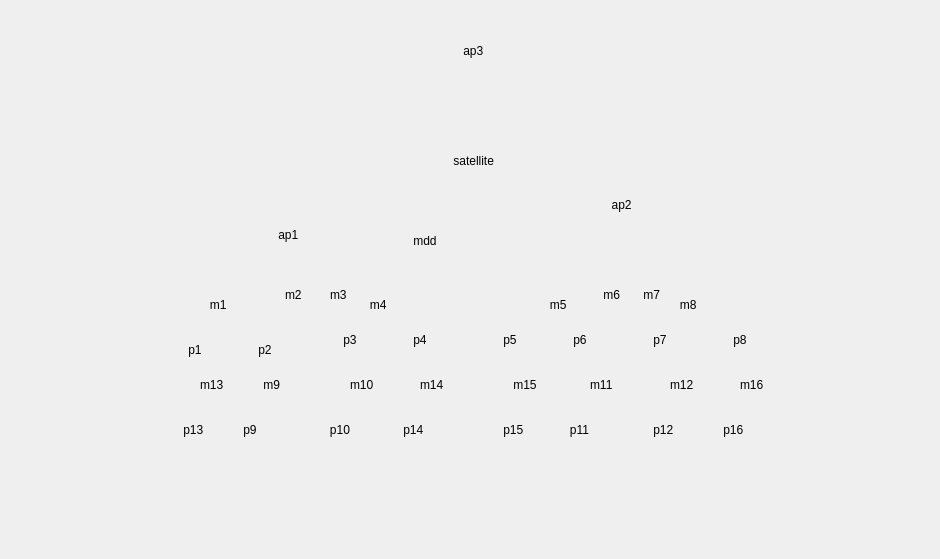
     <widget class="QWidget" name="tab_2">
      <attribute name="title">
       <string>动态显示</string>
      </attribute>
      <widget class="QLabel" name="label_m3">
       <property name="geometry">
        <rect>
         <x>330</x>
         <y>270</y>
         <width>30</width>
         <height>50</height>
        </rect>
       </property>
       <property name="text">
        <string>m3</string>
       </property>
      </widget>
      <widget class="QLabel" name="label_top_6">
       <property name="geometry">
        <rect>
         <x>560</x>
         <y>300</y>
         <width>80</width>
         <height>80</height>
        </rect>
       </property>
       <property name="text">
        <string>    p6</string>
       </property>
      </widget>
      <widget class="QLabel" name="label_m7">
       <property name="geometry">
        <rect>
         <x>640</x>
         <y>270</y>
         <width>30</width>
         <height>50</height>
        </rect>
       </property>
       <property name="text">
        <string> m7</string>
       </property>
      </widget>
      <widget class="QLabel" name="label_m2">
       <property name="geometry">
        <rect>
         <x>285</x>
         <y>270</y>
         <width>30</width>
         <height>50</height>
        </rect>
       </property>
       <property name="text">
        <string>m2</string>
       </property>
      </widget>
      <widget class="QLabel" name="label_m11">
       <property name="geometry">
        <rect>
         <x>590</x>
         <y>360</y>
         <width>30</width>
         <height>50</height>
        </rect>
       </property>
       <property name="text">
        <string>m11</string>
       </property>
      </widget>
      <widget class="QLabel" name="label_top_7">
       <property name="geometry">
        <rect>
         <x>640</x>
         <y>300</y>
         <width>80</width>
         <height>80</height>
        </rect>
       </property>
       <property name="text">
        <string>    p7</string>
       </property>
      </widget>
      <widget class="QLabel" name="label_m5">
       <property name="geometry">
        <rect>
         <x>540</x>
         <y>270</y>
         <width>70</width>
         <height>70</height>
        </rect>
       </property>
       <property name="text">
        <string>   m5</string>
       </property>
      </widget>
      <widget class="QLabel" name="label_top_3">
       <property name="geometry">
        <rect>
         <x>330</x>
         <y>300</y>
         <width>80</width>
         <height>80</height>
        </rect>
       </property>
       <property name="text">
        <string>    p3</string>
       </property>
      </widget>
      <widget class="QLabel" name="label_top_8">
       <property name="geometry">
        <rect>
         <x>720</x>
         <y>300</y>
         <width>80</width>
         <height>80</height>
        </rect>
       </property>
       <property name="text">
        <string>    p8</string>
       </property>
      </widget>
      <widget class="QLabel" name="label_m8">
       <property name="geometry">
        <rect>
         <x>670</x>
         <y>270</y>
         <width>70</width>
         <height>70</height>
        </rect>
       </property>
       <property name="text">
        <string>   m8</string>
       </property>
      </widget>
      <widget class="QLabel" name="label_m9">
       <property name="geometry">
        <rect>
         <x>260</x>
         <y>360</y>
         <width>30</width>
         <height>50</height>
        </rect>
       </property>
       <property name="text">
        <string> m9</string>
       </property>
      </widget>
      <widget class="QLabel" name="label_top_12">
       <property name="geometry">
        <rect>
         <x>640</x>
         <y>390</y>
         <width>80</width>
         <height>80</height>
        </rect>
       </property>
       <property name="text">
        <string>    p12</string>
       </property>
      </widget>
      <widget class="QLabel" name="label_m6">
       <property name="geometry">
        <rect>
         <x>600</x>
         <y>270</y>
         <width>30</width>
         <height>50</height>
        </rect>
       </property>
       <property name="text">
        <string> m6</string>
       </property>
      </widget>
      <widget class="QLabel" name="label_top_1">
       <property name="geometry">
        <rect>
         <x>175</x>
         <y>310</y>
         <width>80</width>
         <height>80</height>
        </rect>
       </property>
       <property name="text">
        <string>    p1</string>
       </property>
      </widget>
      <widget class="QLabel" name="label_top_11">
       <property name="geometry">
        <rect>
         <x>560</x>
         <y>390</y>
         <width>80</width>
         <height>80</height>
        </rect>
       </property>
       <property name="text">
        <string>   p11</string>
       </property>
      </widget>
      <widget class="QLabel" name="label_top_4">
       <property name="geometry">
        <rect>
         <x>400</x>
         <y>300</y>
         <width>80</width>
         <height>80</height>
        </rect>
       </property>
       <property name="text">
        <string>    p4</string>
       </property>
      </widget>
      <widget class="QLabel" name="label_top_9">
       <property name="geometry">
        <rect>
         <x>230</x>
         <y>390</y>
         <width>80</width>
         <height>80</height>
        </rect>
       </property>
       <property name="text">
        <string>    p9</string>
       </property>
      </widget>
      <widget class="QLabel" name="label_ap2">
       <property name="geometry">
        <rect>
         <x>575</x>
         <y>130</y>
         <width>200</width>
         <height>150</height>
        </rect>
       </property>
       <property name="text">
        <string>           ap2</string>
       </property>
      </widget>
      <widget class="QLabel" name="label_top_10">
       <property name="geometry">
        <rect>
         <x>320</x>
         <y>390</y>
         <width>80</width>
         <height>80</height>
        </rect>
       </property>
       <property name="text">
        <string>   p10</string>
       </property>
      </widget>
      <widget class="QLabel" name="label_top_5">
       <property name="geometry">
        <rect>
         <x>490</x>
         <y>300</y>
         <width>80</width>
         <height>80</height>
        </rect>
       </property>
       <property name="text">
        <string>    p5</string>
       </property>
      </widget>
      <widget class="QLabel" name="label_ap1">
       <property name="geometry">
        <rect>
         <x>245</x>
         <y>160</y>
         <width>180</width>
         <height>150</height>
        </rect>
       </property>
       <property name="text">
        <string>          ap1</string>
       </property>
      </widget>
      <widget class="QLabel" name="label_m10">
       <property name="geometry">
        <rect>
         <x>350</x>
         <y>360</y>
         <width>30</width>
         <height>50</height>
        </rect>
       </property>
       <property name="text">
        <string>m10</string>
       </property>
      </widget>
      <widget class="QLabel" name="label_m4">
       <property name="geometry">
        <rect>
         <x>360</x>
         <y>270</y>
         <width>70</width>
         <height>70</height>
        </rect>
       </property>
       <property name="text">
        <string>   m4</string>
       </property>
      </widget>
      <widget class="QLabel" name="label_m1">
       <property name="geometry">
        <rect>
         <x>200</x>
         <y>270</y>
         <width>70</width>
         <height>70</height>
        </rect>
       </property>
       <property name="text">
        <string>   m1</string>
       </property>
      </widget>
      <widget class="QLabel" name="label_m12">
       <property name="geometry">
        <rect>
         <x>670</x>
         <y>360</y>
         <width>30</width>
         <height>50</height>
        </rect>
       </property>
       <property name="text">
        <string>m12</string>
       </property>
      </widget>
      <widget class="QLabel" name="label_top_2">
       <property name="geometry">
        <rect>
         <x>245</x>
         <y>310</y>
         <width>80</width>
         <height>80</height>
        </rect>
       </property>
       <property name="text">
        <string>    p2</string>
       </property>
      </widget>
      <widget class="QLabel" name="label_broad">
       <property name="geometry">
        <rect>
         <x>50</x>
         <y>0</y>
         <width>881</width>
         <height>550</height>
        </rect>
       </property>
       <property name="text">
        <string>&lt;html&gt;&lt;head/&gt;&lt;body&gt;&lt;p&gt;&lt;br/&gt;&lt;/p&gt;&lt;/body&gt;&lt;/html&gt;</string>
       </property>
      </widget>
      <widget class="QLabel" name="label_top_13">
       <property name="geometry">
        <rect>
         <x>170</x>
         <y>390</y>
         <width>80</width>
         <height>80</height>
        </rect>
       </property>
       <property name="text">
        <string>    p13</string>
       </property>
      </widget>
      <widget class="QLabel" name="label_m13">
       <property name="geometry">
        <rect>
         <x>200</x>
         <y>360</y>
         <width>30</width>
         <height>50</height>
        </rect>
       </property>
       <property name="text">
        <string>m13</string>
       </property>
      </widget>
      <widget class="QLabel" name="label_m14">
       <property name="geometry">
        <rect>
         <x>420</x>
         <y>360</y>
         <width>30</width>
         <height>50</height>
        </rect>
       </property>
       <property name="text">
        <string>m14</string>
       </property>
      </widget>
      <widget class="QLabel" name="label_m15">
       <property name="geometry">
        <rect>
         <x>510</x>
         <y>360</y>
         <width>30</width>
         <height>50</height>
        </rect>
       </property>
       <property name="text">
        <string> m15</string>
       </property>
      </widget>
      <widget class="QLabel" name="label_m16">
       <property name="geometry">
        <rect>
         <x>740</x>
         <y>360</y>
         <width>30</width>
         <height>50</height>
        </rect>
       </property>
       <property name="text">
        <string>m16</string>
       </property>
      </widget>
      <widget class="QLabel" name="label_top_14">
       <property name="geometry">
        <rect>
         <x>390</x>
         <y>390</y>
         <width>80</width>
         <height>80</height>
        </rect>
       </property>
       <property name="text">
        <string>    p14</string>
       </property>
      </widget>
      <widget class="QLabel" name="label_top_15">
       <property name="geometry">
        <rect>
         <x>490</x>
         <y>390</y>
         <width>80</width>
         <height>80</height>
        </rect>
       </property>
       <property name="text">
        <string>    p15</string>
       </property>
      </widget>
      <widget class="QLabel" name="label_top_16">
       <property name="geometry">
        <rect>
         <x>710</x>
         <y>390</y>
         <width>80</width>
         <height>80</height>
        </rect>
       </property>
       <property name="text">
        <string>    p16</string>
       </property>
      </widget>
      <widget class="QLabel" name="label_mdd">
       <property name="geometry">
        <rect>
         <x>390</x>
         <y>220</y>
         <width>181</width>
         <height>41</height>
        </rect>
       </property>
       <property name="text">
        <string>       mdd</string>
       </property>
      </widget>
      <widget class="QLabel" name="label_satellite">
       <property name="geometry">
        <rect>
         <x>450</x>
         <y>120</y>
         <width>91</width>
         <height>81</height>
        </rect>
       </property>
       <property name="text">
        <string> satellite</string>
       </property>
      </widget>
      <widget class="QLabel" name="label_ap3">
       <property name="geometry">
        <rect>
         <x>450</x>
         <y>10</y>
         <width>91</width>
         <height>81</height>
        </rect>
       </property>
       <property name="text">
        <string>    ap3</string>
       </property>
      </widget>
      <zorder>label_broad</zorder>
      <zorder>label_m3</zorder>
      <zorder>label_top_6</zorder>
      <zorder>label_m7</zorder>
      <zorder>label_m2</zorder>
      <zorder>label_m11</zorder>
      <zorder>label_top_7</zorder>
      <zorder>label_m5</zorder>
      <zorder>label_top_3</zorder>
      <zorder>label_top_8</zorder>
      <zorder>label_m8</zorder>
      <zorder>label_m9</zorder>
      <zorder>label_top_12</zorder>
      <zorder>label_m6</zorder>
      <zorder>label_top_1</zorder>
      <zorder>label_top_11</zorder>
      <zorder>label_top_4</zorder>
      <zorder>label_top_9</zorder>
      <zorder>label_ap2</zorder>
      <zorder>label_top_10</zorder>
      <zorder>label_top_5</zorder>
      <zorder>label_ap1</zorder>
      <zorder>label_m10</zorder>
      <zorder>label_m4</zorder>
      <zorder>label_m1</zorder>
      <zorder>label_m12</zorder>
      <zorder>label_top_2</zorder>
      <zorder>label_top_13</zorder>
      <zorder>label_m13</zorder>
      <zorder>label_m14</zorder>
      <zorder>label_m15</zorder>
      <zorder>label_m16</zorder>
      <zorder>label_top_14</zorder>
      <zorder>label_top_15</zorder>
      <zorder>label_top_16</zorder>
      <zorder>label_mdd</zorder>
      <zorder>label_satellite</zorder>
      <zorder>label_ap3</zorder>
     </widget>
